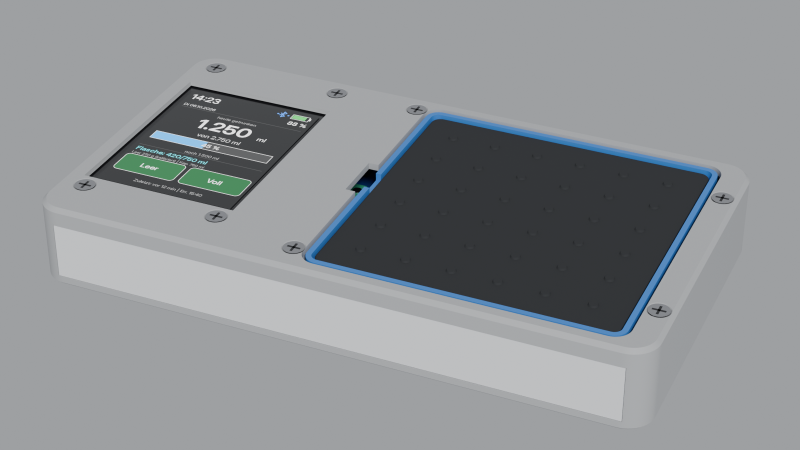
#> input picture design/3d_modell/vorschau_komplett.png, 1600 x 900 px (shown at 1/2 size)
$ python -i annotate.py   (imports and definitions only)
#> lines starting #> are read from the running program, lines starting #| are printed output that depends on the picture
### design/visualisierung/src/comp.py
# SPDX-License-Identifier: PolyForm-Noncommercial-1.0.0
# Copyright (c) 2026 bekuz007 (https://github.com/bekuz007/hydrodesk-base) - siehe LICENSE
import sys
from PIL import Image
def bg(w,h,c0=(196,199,203),c1=(150,154,160)):
    import numpy as np
    y,x=np.mgrid[0:h,0:w]; r=np.sqrt(((x-w*0.5)/(w*0.75))**2+((y-h*0.45)/(h*0.85))**2); r=np.clip(r,0,1)**1.4
    a=np.array(c0)[None,None,:]*(1-r[...,None])+np.array(c1)[None,None,:]*r[...,None]
    return Image.fromarray(a.astype('uint8'),'RGB')
# [2 lines that do not run on import are left out]

### design/visualisierung/src/annotate.py
# SPDX-License-Identifier: PolyForm-Noncommercial-1.0.0
# Copyright (c) 2026 bekuz007 (https://github.com/bekuz007/hydrodesk-base) - siehe LICENSE
import json, sys, math
import numpy as np
from PIL import Image, ImageDraw
from fonts import F
from comp import bg

INK=(28,33,40); SUB=(70,78,88); LINE=(40,46,54)

def compose(raw, dark=False):
#> called with raw = '../../3d_modell/vorschau_komplett.png', dark = False
    im = Image.open(raw).convert('RGBA')
#> im is the input picture: PIL image 1600x900 RGBA; mean R, G, B, A 141.1, 144.5, 147.2, 255
    if dark: b = bg(*im.size, c0=(58,64,73), c1=(22,25,30)).convert('RGBA')
    else: b = bg(*im.size).convert('RGBA')
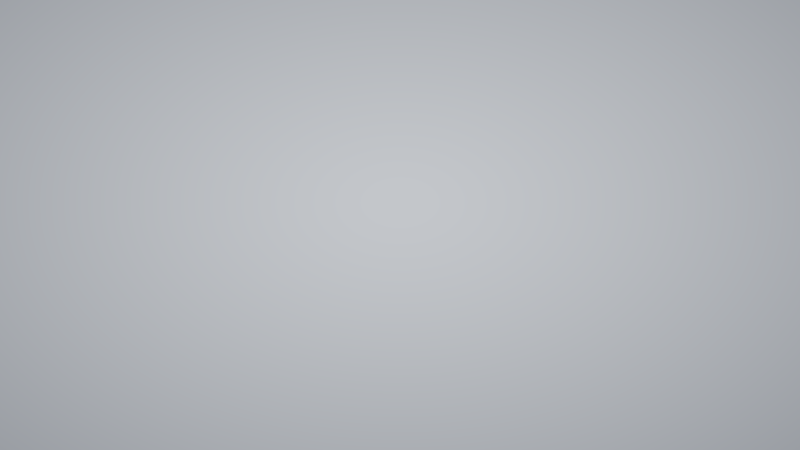
#> b: PIL image 1600x900 RGBA (shown at 1/2 size); mean R, G, B, A 178.2, 181.6, 186.3, 255
    b.alpha_composite(im); return b, im

def content_bbox(im):
    a = np.array(im)[..., 3]; ys, xs = np.where(a > 40)
    return xs.min(), ys.min(), xs.max(), ys.max()

def title(d, k, t1, t2):
    d.text((int(70*k), int(56*k)), t1, font=F(int(50*k), 700), fill=INK)
    d.text((int(72*k), int(122*k)), t2, font=F(int(28*k), 450), fill=SUB)

def footer(d, k, W, H, txt):
    d.text((W-int(70*k), H-int(48*k)), txt, font=F(int(22*k), 450), fill=SUB, anchor='rs')

# [33 lines left out: function labels, not called in this run]

>>> result = compose('../../3d_modell/vorschau_komplett.png')
